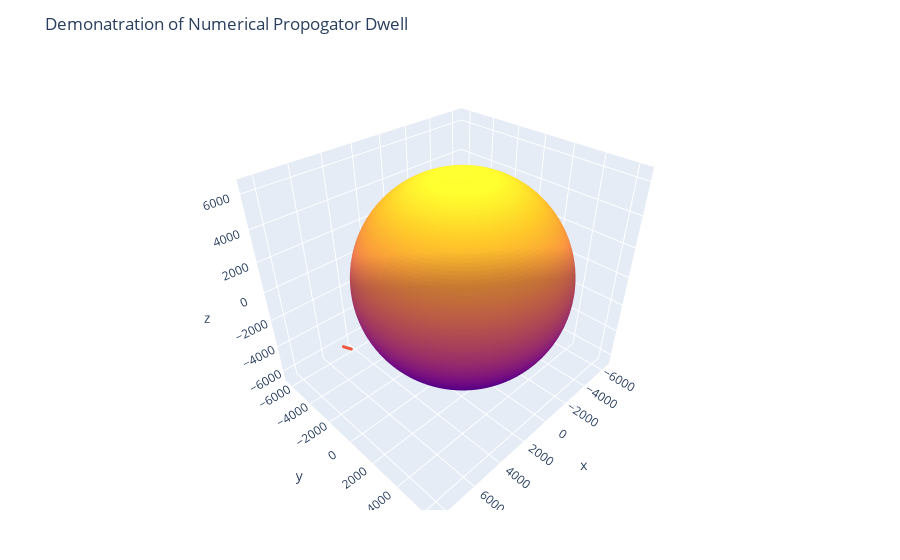

Write notebook code for a chart like this one.
### Code cell
# convert equinoctial orbit elements to geodetic coordinates, then calculate local magnetic field
# store ECI terms
ECI_history= []
for orbit in orbit_history
    equinoctial_orbit = EquinoctialOrbit(orbit[1], orbit[2], orbit[3], orbit[4], orbit[5], orbit[6])
    ECI_orbit = Equinoctial2ECI(equinoctial_orbit)
    push!(ECI_history, [ECI_orbit[1],ECI_orbit[2],ECI_orbit[3]])
end

print("Plotting...\n")
n = 10
u = collect(range(0,2*π, length = n))
v = collect(range(0,π, length = n))
r_e = 6378.

u_range = range(0, stop=2π, length=100)
u = u_range' .* ones(100)
v_range = range(0, stop=π, length=100)
v = ones(100)' .* v_range

x = @. r_e * cos(u) * sin(v)
y = @. r_e * sin(u) * sin(v)
z = @. r_e * cos(v)

layout = Layout(title="Demonatration of Numerical Propogator Dwell")
trace1 = surface(x=x, y=y, z=z, showscale=false)
trace2 = scatter3d(x=(getindex.(ECI_history,1) ./ 1000), y=(getindex.(ECI_history,2) ./ 1000), z=(getindex.(ECI_history,3) ./ 1000),
    mode="markers",
    marker=attr(
        size=1,
    ))
plot([trace1, trace2], layout)

### Figure 1 — Plotly figure (JSON) as saved in the notebook; plotly's stock layout.template omitted (floating-point values rounded to 4 significant figures; data arrays with more than 128 entries replaced by an {"elided": "..."} marker saying what was removed)
{"data": [{"showscale": false, "type": "surface", "x": {"elided": "100x100 float values"}, "y": {"elided": "100x100 float values"}, "z": {"elided": "100x100 float values"}}, {"marker": {"size": 1}, "mode": "markers", "type": "scatter3d", "x": {"elided": "1003 float values"}, "y": {"elided": "1003 float values"}, "z": {"elided": "1003 float values"}}], "layout": {"margin": {"b": 50, "l": 50, "r": 50, "t": 60}, "title": "Demonatration of Numerical Propogator Dwell"}}
